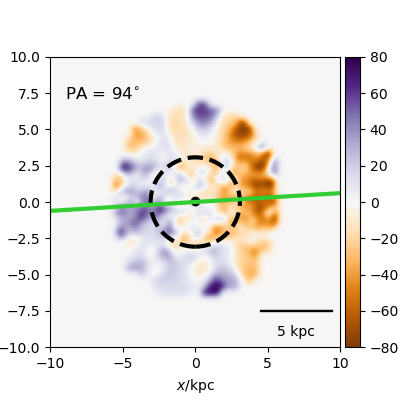

Generate this figure with Python:
#galaxy 204 Ray's stellar velocity code
import pynbody
import numpy as np
import pynbody.plot.sph as sph
import matplotlib.pyplot as plt
from pynbody_velmaps.scripts.plot_manga_velmaps import *
from pynbody_velmaps.position_angles import *

filename='/mnt/data0/jillian/gguaman/r204/cosmo25p.768sg1bwK1BHe75.007779'
redshift=0.01
image_width=20

stellar_map, stellar_pa, ax = plot_manga_map(filename, redshift, "star", weights="mass", image_width=image_width, orientation="sideon", cmap='PuOr', vmin=-80, vmax=80)

#plt.show()
plt.savefig("galaxy204_StelVelR.png")
